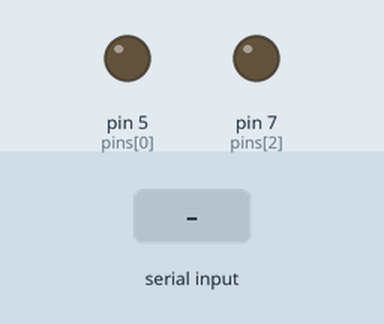
Simulated run of this sketch. Board: Arduino Uno, built with avr-gcc and run on an emulated ATmega328P. On the bench: output pins drawn as LEDs (lit = HIGH). Inputs (shaded band) come from the test bench. What the sketch prints to the serial monitor is not drawn.

Above: at 1.2 s.
1.3 s: "5\n" received over Serial
At 1.7 s:
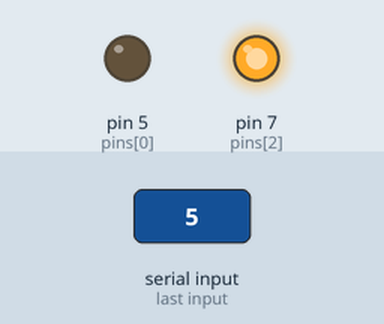
4.3 s: "90,45\n" received over Serial
At 4.7 s:
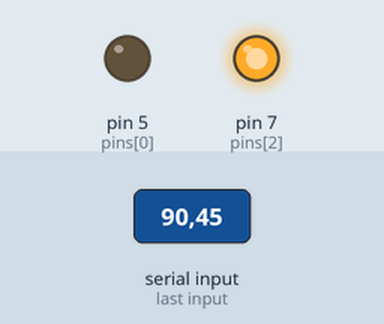
7.3 s: "30,150\n" received over Serial
10.3 s: "90\n" received over Serial
At 10.8 s:
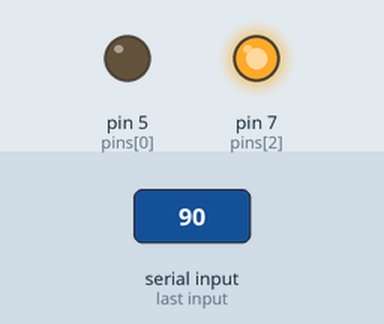
11.8 s: "200\n" received over Serial
Timing chart, 0 to 15.8 s (numbered marks = the images above; inputs shaded):
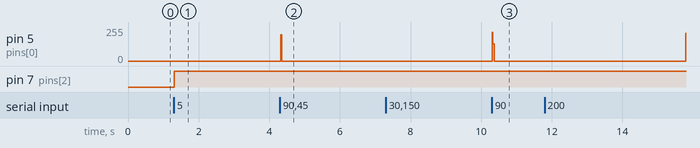

Measured:
- after the input at 1.3 s, pin 7 (pins[2]): LOW → HIGH at once
- after the input at 4.3 s, pin 5 (pins[0]): 0/255 → 197/255 at once, → 0/255 0.04 s later
- after the input at 10.3 s, pin 5 (pins[0]): 0/255 → 214/255 after 0.01 s instead of 1.5 s

The sketch:

ch_14_charlieplexing.ino
```cpp
const int pins[] = {5, 6, 7};

const int pinLEDstates[6][3] = {
  {1, 0, -1}, // LED 1
  {0, 1, -1}, // LED 2
  {-1, 1, 0}, // LED 3
  {-1, 0, 1}, // LED 4
  {1, -1, 0}, // LED 5
  {0, -1, 1}  // LED 6
};

int ledState[6];

void setup()
{
  Serial.begin(9600);
  Serial.println("LED Number (0 to 5)");
}

void loop()
{
  if (Serial.available())
  {
    int led = Serial.parseInt();
    ledState[led] = ! ledState[led];
  }
  refresh();
}

void refresh()
{
  for (int led = 0; led < 6; led ++)
  {
    clearPins();
    if (ledState[led])
    {
      setPins(led);
    }
    else
    {
      clearPins();
    }
    delay(1);
  }
}

void setPins(int led)
{
  for (int pin = 0; pin < 3; pin ++)
  {
    if (pinLEDstates[led][pin] == -1)
    {
      pinMode(pins[pin], INPUT);
    }
    else
    {
      pinMode(pins[pin], OUTPUT);
      digitalWrite(pins[pin], pinLEDstates[led][pin]);
    }
  }
}

void clearPins()
{
  for (int pin = 0; pin < 3; pin ++)
  {
      pinMode(pins[pin], INPUT);
  }
}
```
